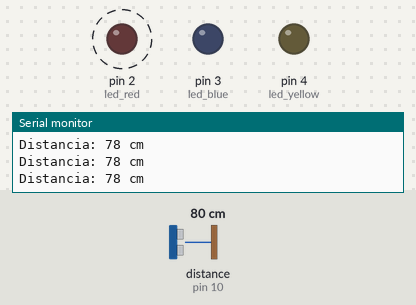
A sketch run on a simulated Arduino Uno, built with avr-gcc and run on an emulated ATmega328P. Shown: output pins drawn as LEDs (lit = HIGH), the last lines printed to the serial monitor. Wiring (inferred from the names in the program): ultrasonic range finder: trigger pin 11; echo pin 10. Dashed ring = blinking. The test bench sets the inputs (shaded band); at power-on: distance to the obstacle (sensor on pin 10) 80 cm. The echo pulse lasts 58.3 µs per cm; pins used as bus, display or sensor lines are not drawn.

Above: at 1.2 s.
1.3 s: distance to the obstacle (sensor on pin 10) set to 96 cm
4.3 s: distance to the obstacle (sensor on pin 10) set to 104 cm
At 4.74 s:
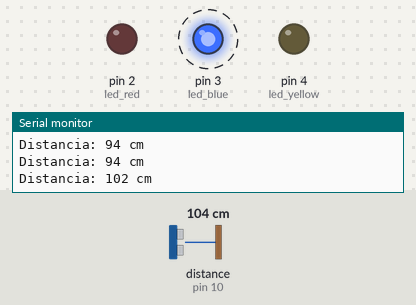
7.3 s: distance to the obstacle (sensor on pin 10) set to 201 cm
10.3 s: distance to the obstacle (sensor on pin 10) set to 206 cm
At 10.64 s:
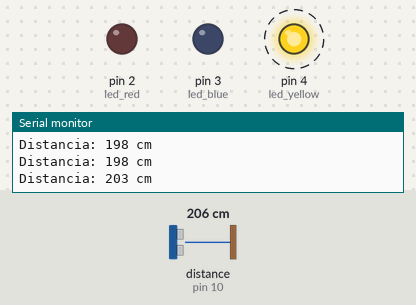
13.3 s: distance to the obstacle (sensor on pin 10) set to 2 cm
At 13.6 s:
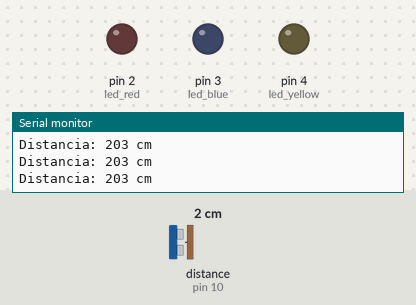
16.3 s: distance to the obstacle (sensor on pin 10) set to 120 cm
At 16.62 s:
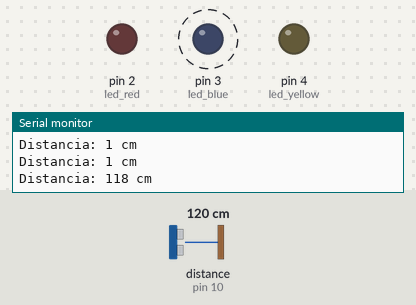
Timing chart, 0 to 20.3 s (numbered marks = the images above; inputs shaded):
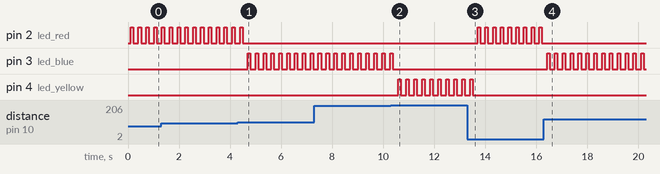

Measured:
- the behaviour switches between 101 and 102 cm on distance to the obstacle (sensor on pin 10) (found by bisection; images 0 and 1)
- the behaviour switches between 203 and 204 cm on distance to the obstacle (sensor on pin 10) (found by bisection; images 1 and 2)
- after the input at 4.3 s, pin 2 (led_red): goes on until 4.5 s, then stays LOW; pin 3 (led_blue): alternates HIGH for 0.10 s and LOW for 0.21 s, starting after 0.40 s
- after the input at 10.3 s, pin 3 (led_blue): goes on until 10.4 s, then stays LOW; pin 4 (led_yellow): alternates HIGH for 0.10 s and LOW for 0.21 s, starting after 0.29 s
- after the input at 13.3 s, pin 2 (led_red): alternates HIGH for 0.10 s and LOW for 0.20 s, starting after 0.41 s; pin 4 (led_yellow): goes on until 13.5 s, then stays LOW
- after the input at 16.3 s, pin 2 (led_red): stops changing and stays LOW; pin 3 (led_blue): alternates HIGH for 0.10 s and LOW for 0.21 s, starting after 0.12 s
- by itself, pin 2 (led_red): alternates HIGH for 0.10 s and LOW for 0.21 s

The sketch:

sensor_ultrasonico.ino
```cpp
const int trigger = 11;
const int echo = 10;

int tiempo;
int distancia;

const int led_red = 2;
const int led_blue = 3;
const int led_yellow = 4;

void setup() {
  Serial.begin(9600);
  pinMode(trigger, OUTPUT);
  pinMode(echo, INPUT);
  pinMode(led_red, OUTPUT);
  pinMode(led_blue, OUTPUT);
  pinMode(led_yellow, OUTPUT);
}

void loop() {
  digitalWrite(trigger,LOW);
  delayMicroseconds(2);
  digitalWrite(trigger,HIGH);
  delayMicroseconds(10);

  digitalWrite(trigger, LOW);
  // MEDIR EL TIEMPO EN ESTADO ALTO DEL PIN "ECHO" EL PULSO ES PROPORCIONAL A LA DISTANCIA MEDIDA
  tiempo = pulseIn(echo, HIGH);
  // LA VELOCIDAD DEL SONIDO ES DE 340 M/S O 29 MICROSEGUNDOS POR CENTIMETRO
  // DIVIDIMOS EL TIEMPO DEL PULSO ENTRE 58, TIEMPO QUE TARDA RECORRER IDA Y VUELTA UN CENTIMETRO LA ONDA SONORA
  // distancia = tiempo/velocidad
  distancia = tiempo/59;

  Serial.print("Distancia: ");
  Serial.print(distancia);
  Serial.println(" cm");
  delay(100);

  if(distancia < 100){
     digitalWrite(led_red, HIGH);
     delay(100);
     digitalWrite(led_red, LOW);
     delay(100);
   }else if(distancia >= 100 and distancia <= 200){
    digitalWrite(led_blue, HIGH);
     delay(100);
     digitalWrite(led_blue, LOW);
     delay(100);
   }else{
    //distancia > 200
     digitalWrite(led_yellow, HIGH);
     delay(100);
     digitalWrite(led_yellow, LOW);
     delay(100);
    }
}
```
